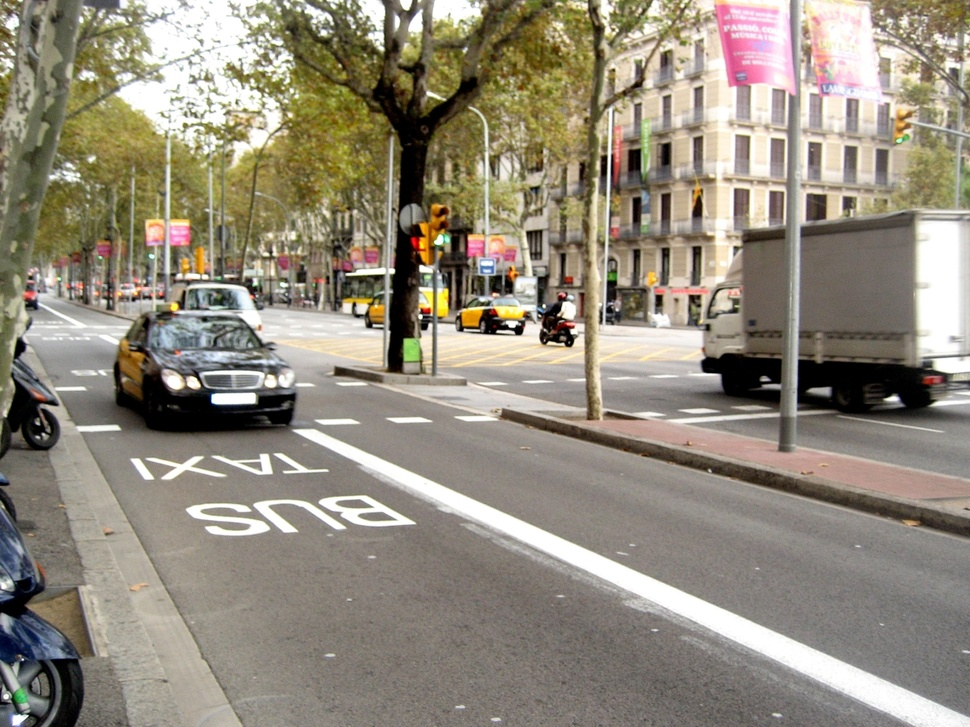
#> input picture dataset/images.jpg, 970 x 727 px, shrunk from 1200 x 900 before the run
$ python discribe_test.py
#> lines starting #> are read from the running program, lines starting #| are printed output that depends on the picture
"""比较同一张图中两个不同关键点的 ORB 描述子汉明距离。"""

from pathlib import Path

import cv2
import numpy as np


def main():
    base_dir = Path(__file__).resolve().parent
    image_path = base_dir.parent / "dataset" / "images.jpg"
    gray = cv2.imread(str(image_path), cv2.IMREAD_GRAYSCALE)
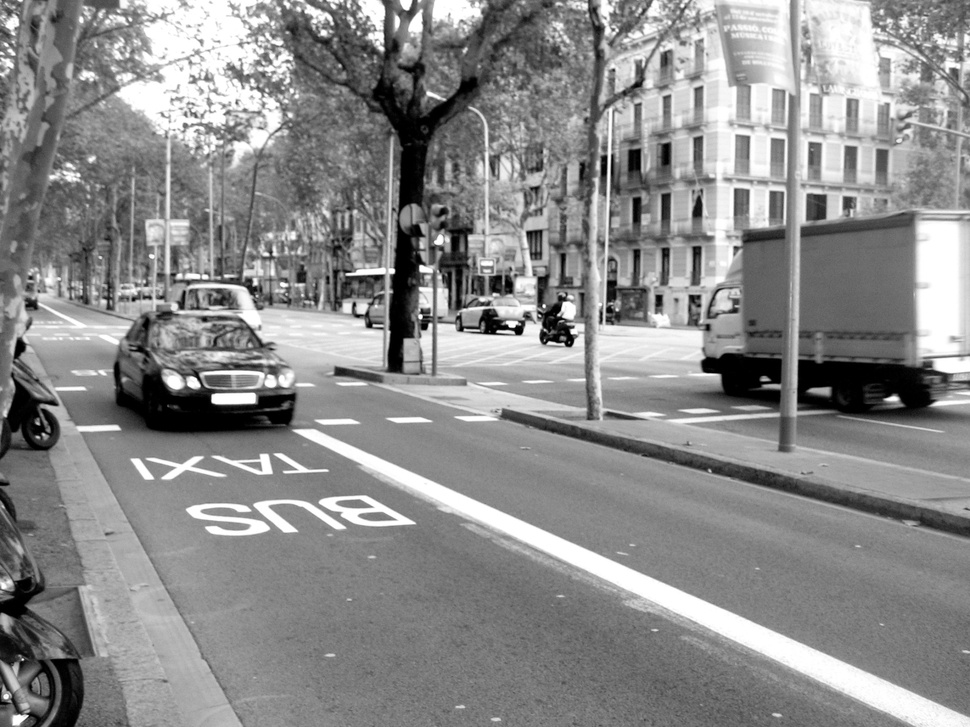
#> gray: shape (727, 970); min 0, max 255, mean 139.3
    if gray is None:
        raise FileNotFoundError(f"无法读取图片: {image_path}")

    # WTA_K=2 是默认值，此处显式指定，使用普通汉明距离。
    orb = cv2.ORB_create(nfeatures=1000, WTA_K=2)
    keypoints, descriptors = orb.detectAndCompute(gray, None)
#> keypoints = 1000 keypoints; strongest (x, y, size): (214, 398, 64.3), (518, 332, 53.6), (213, 397, 53.6), (511, 325, 44.6)
    if descriptors is None or len(keypoints) < 2:
        raise ValueError("至少需要两个可用关键点才能比较描述子")

    # 每行对应一个关键点，取第 0 行与第 1 行的描述子。
    des1 = descriptors[0]
#> des1 = 32 values, max 239 at index 18, min 17 at index 23, mean 136.3
    des2 = descriptors[1]
#> des2 = 32 values, max 243 at index 10, min 4 at index 27, mean 120.2
    print(f"WTA_K: {orb.getWTA_K()}")
    print(f"关键点 0 的位置: {keypoints[0].pt}")
#| 关键点 0 的位置: (444.0, 99.0)
    print(f"关键点 1 的位置: {keypoints[1].pt}")
#| 关键点 1 的位置: (563.0, 302.0)
    print(f"des1 形状: {des1.shape}, 数据类型: {des1.dtype}")
#| des1 形状: (32,), 数据类型: uint8
    print(f"des2 形状: {des2.shape}, 数据类型: {des2.dtype}")
#| des2 形状: (32,), 数据类型: uint8

    # ORB 的每个描述子有 32 个字节，即 256 个二进制位。
    bits1 = np.unpackbits(des1)
#> bits1 = 256 values, max 1 at index 1, min 0 at index 0, mean 0.535
    bits2 = np.unpackbits(des2)
#> bits2 = 256 values, max 1 at index 2, min 0 at index 0, mean 0.48
    print(f"des1 展开后的形状: {bits1.shape}, 数据类型: {bits1.dtype}")
#| des1 展开后的形状: (256,), 数据类型: uint8
    print("des1 的二进制位（每组 8 位对应一个字节）：")
    for byte_bits in bits1.reshape(-1, 8):
        print("".join(str(int(bit)) for bit in byte_bits), end=" ")
#> this loop made 32 passes
#> byte_bits on passes 1 to 12: [0, 1, 1, 1, 1, 0, 0, 0], [0, 0, 1, 1, 0, 0, 0, 0], [1, 0, 0, 1, 1, 1, 1, 0], [1, 0, 1, 1, 1, 0, 0, 1], [0, 1, 0, 0, 1, 0, 0, 1], [1, 0, 1, 0, 1, 1, 0, 1], [0, 1, 1, 1, 1, 0, 0, 0], [0, 1, 0, 1, 0, 0, 1, 1], [1, 0, 1, 0, 0, 1, 1, 1], [0, 0, 1, 1, 0, 1, 0, 1], [1, 1, 1, 0, 0, 1, 1, 0], [0, 0, 0, 1, 1, 1, 0, 1]
#| 01111000
#| 00110000
#| 10011110
#| 10111001
#| 01001001
#| 10101101
#| 01111000
#| 01010011
#> (further printed lines are left out)
    print()

    # 比较对应位，统计不同位的数量，而不是不同字节的数量。
    manual_distance = int(np.count_nonzero(bits1 != bits2))
#> manual_distance = 136
    opencv_distance = cv2.norm(des1, des2, cv2.NORM_HAMMING)
#> opencv_distance = 136
    print(f"自己计算的汉明距离: {manual_distance}")
#| 自己计算的汉明距离: 136
    print(f"OpenCV 计算的汉明距离: {opencv_distance}")
#| OpenCV 计算的汉明距离: 136.0
    identical = manual_distance == opencv_distance
#> identical = True
    print(f"两种结果完全一致: {identical}")
#| 两种结果完全一致: True
    if not identical:
        raise AssertionError("手算结果与 OpenCV 汉明距离不一致")


if __name__ == "__main__":
    main()
